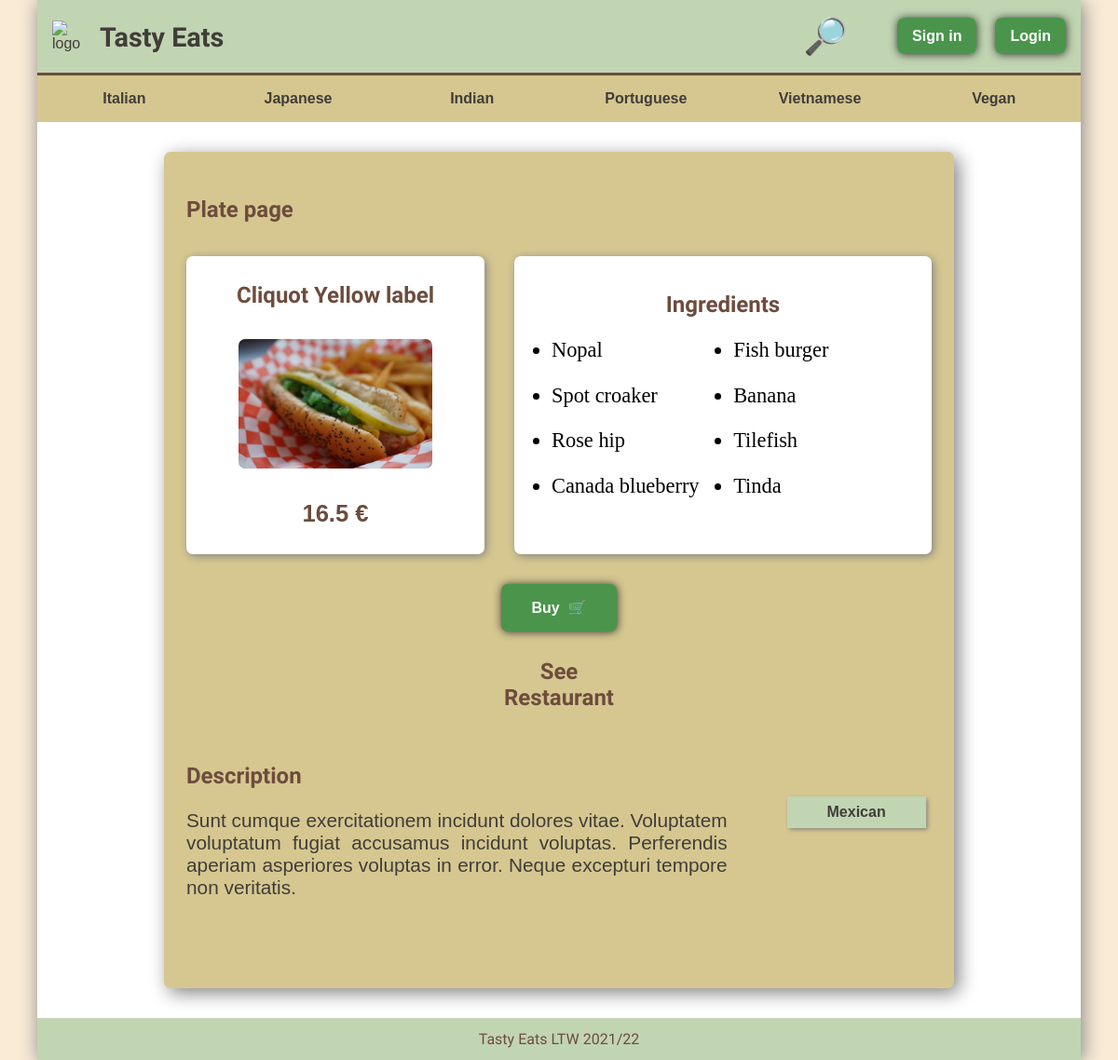
The page /pages/plate.php?id=61 on the database its author committed.
### tables this page shows
CREATE TABLE Dish (
	DishID INTEGER PRIMARY KEY,
	Name VARCHAR NOT NULL,
	Price VARCHAR NOT NULL,
	Category VARCHAR,
	Description VARCHAR DEFAULT 'Sunt cumque exercitationem incidunt dolores vitae. Voluptatem voluptatum fugiat accusamus incidunt voluptas. Perferendis aperiam asperiores voluptas in error. Neque excepturi tempore non veritatis.'
);

CREATE TABLE Ingredient(
	IngredientID INTEGER PRIMARY KEY,
	IngredientName VARCHAR NOT NULL
);

### pages/plate.php (called while the page is built, shortened)
<?php
require_once(__DIR__ . "/../templates/common.tpt.php");
require_once(__DIR__ . "/../templates/plate.tpt.php");
require_once(__DIR__ . '/../utils/session.php');
$session = new Session();
$db = getDatabaseConnection();
$dish = Dish::getDish($db, $_GET['id']);
$restaurantID = $dish->getRestaurantID($db);
$ingredients = $dish->getIngredients($db);
$isOwner = false;
$customer = $session->isLoggedIn() ? $user->hasPermission("Customer") : NULL;
output_header();
drawPlateInfo($dish, $customer, $ingredients, $restaurantID, $isOwner);
output_footer();

### database/restaurant.class.php (called while the page is built, shortened)
<?php
class Dish
{
    public int $id;
    public function __construct(int $id, string $name, string $price, string $category, string $description)
    {
        $this->id = $id;
        $this->name = $name;
        $this->price = $price;
        $this->category = $category;
        $this->description = $description;
    }
    public static function getDish(PDO $db, int $id): ?Dish
    {
        $stmt = $db->prepare('
            SELECT *
            FROM Dish
            WHERE DishID = ?
        ');
        $stmt->execute(array($id));
        if ($dish = $stmt->fetch()) {
            return new Dish(
                (int)$dish['DishID'],
                $dish['Name'],
                $dish['Price'],
                $dish['Category'],
                $dish['Description']
            );
        } else return null;
    }
    public function getIngredients(PDO $db): array
    {
        $stmt = $db->prepare('select IngredientName
         from Ingredient natural join DishIngredients
         where DishID = ?');
        $stmt->execute(array($this->id));
        $ings = $stmt->fetchAll();
        return $ings;
    }
}

### templates/plate.tpt.php (the view, shortened to what this page needs)
<?php
function plate_description(Dish $dish)
{ ?>
    <div id="plate_description">
        <h2>Description</h2>
        <p>
            <?= htmlentities($dish->description) ?>
        </p>
        <div>
            <a href="#"><?= htmlentities($dish->category) ?></a>
        </div>
    </div>
<?php } ?>
<?php function drawPlateInfo(Dish $dish, $customer, array $ingredients, int $restaurantID, bool $isOwner)
{
    $db = getDatabaseConnection(); ?>
    <article id="plate_page" class="container">
        <h2>Plate page</h2>
        <div id="plate_left">
            <h2><?= htmlentities($dish->name) ?></h2>
            <img src="../docs/food/<?= urlencode($dish->id) ?>.jpg" alt="">
            <p><?= htmlentities($dish->price) ?> €</p>
        </div>
        <div id="plate_right">
            <h2>Ingredients</h2>
            <div id="ingredients_list">
                <ul>
                    <?php for ($i = 0; $i < sizeof($ingredients); $i++) { ?>
                        <li><?= htmlentities($ingredients[$i]['IngredientName']) ?></li>
                    <?php } ?>
                </ul>
            </div>
        </div>
        <form action="../../actions/action_add_to_cart.php" method="post">
            <input type="submit" class="link_button" value="Buy  &#x1f6d2;">
        </form>
        <a href="restaurant.php?id=<?= htmlentities($restaurantID) ?>" id="plate_restaurant">
            <h2>See Restaurant</h2>
        </a>
        <?php plate_description($dish); ?>
    </article>
<?php } ?>

### templates/common.tpt.php (shortened to what this page needs)
<?php
function output_header()
{ ?>
    <!DOCTYPE html>
    <html lang="en">
    <head>
        <link rel="stylesheet" href="../css/style.css">
        <link rel="stylesheet" href="../css/responsive.css">
        <link rel="stylesheet" href="../css/cart.css">
        <link rel="stylesheet" href="../css/forms.css">
        <link rel="stylesheet" href="../css/plate.css">
        <link rel="stylesheet" href="../css/restaurant.css">
        <link rel="stylesheet" href="../css/user.css">
        <link rel="stylesheet" href="../css/perfil_infos.css">
        <link rel="stylesheet" href="../css/card_flip.css">
        <link rel="stylesheet" href="../css/deliveries.css">
        <link rel="stylesheet" href="../css/kanban_board.css">
        <link rel="stylesheet" href="../css/orders_list.css">
    </head>
    <body>
        <header>
            <a href="index.php"><img src="../docs/logo.png" width="50" height="50" alt="logo"></a>
            <h1 id="logo_name"><a href="index.php?#">Tasty Eats</a></h1>
            <span><a id="header_search" href="index.php">&#128270;</a></span>
            <?php if (!isset($_SESSION['user'])) { ?>
                <div id="header_signup">
                    <a class="link_button" href="register.php">Sign in</a>
                    <a class="link_button" href="login.php">Login</a>
                </div>
            <?php } ?>
        </header>
        <nav id="navbar">
            <ul>
                <li><a href="index.php?#italian">Italian</a></li>
                <li><a href="index.php?#japanese">Japanese</a></li>
                <li><a href="index.php?#indian">Indian</a></li>
                <li><a href="index.php?#portuguese">Portuguese</a></li>
                <li><a href="index.php?#vietnamese">Vietnamese</a></li>
                <li><a href="index.php?#vegan">Vegan</a></li>
            </ul>
        </nav>
        <main>
        <?php } ?>
        <?php function output_footer()
        { ?>
        </main>
        <footer>
            <p>Tasty Eats LTW 2021/22</p>
        </footer>
    </body>
    </html>
<?php } ?>

### css/style.css (style rules this page uses)
:root { --accent_color: #4a954b; --light_color: #c1d5b2; --bg_color: #d6c790; --light_bg_color: #faebd7; --title_color: #6d4c3d; --text_color: #403d39; --logo_font: 'Krona One', sans-serif; --header_font: 'Iceberg', cursive; --text_font: Tahoma, Verdana, sans-serif; }
* { margin: 0; padding: 0; }
html { scroll-behavior: smooth; background-color: var(--light_bg_color); }
body { width: 100%; max-width: 70em; margin: 0 auto; box-shadow: 2px 2px 20px grey; background-color: white; }
p, a { color: var(--text_color); font-family: var(--text_font); text-decoration: none; transition: 0.2s ease-out; }
h1, h2, h3, h4, h5, h6 { color: var(--title_color); font-family: var(--header_font); }
header { display: grid; background-color: var(--light_color); grid-template-columns: 0.5fr 9fr 1fr auto auto; grid-template-areas: "logo""name""search""cart""avatar"; padding: 1em; align-items: center; }
header>h1 a { margin-left: 0.3em; font-family: var(--header_font); font-size: 0.9em; }
header a.link_button { padding: 0.7em 1em; margin-left: 1em; }
header a#header_search { font-weight: bolder; font-size: 2.4em; }
#navbar { border-top: 0.2em solid var(--title_color); }
#navbar li { background-color: var(--bg_color); text-align: center; list-style-type: none; padding: 1em 0; font-weight: bold; transition: 0.2s ease-out; }
#navbar li a { color: var(--text_color); font-family: var(--text_font); }
#navbar ul { display: flex; flex-direction: row; }
#navbar li { display: block; flex: 1; }
footer { padding: 0.8em; text-align: center; background-color: var(--light_color); }
footer>p { font-family: var(--logo_font); color: var(--title_color) }
.container { padding: 2em; background-color: var(--bg_color); box-shadow: 5px 5px 20px grey; border-radius: 7px; }
.link_button { box-shadow: 0.5px 0.5px 10px #333; font-size: 0.7em; padding: 1em 2em; background-color: var(--accent_color); border-radius: 7px; font-size: 1rem; color: white; font-weight: bold; border-width: 0; transition: 0.2s ease-out; }

### css/responsive.css (style rules this page uses)
@media (min-width:55em) { #plate_page { padding-bottom: 6em; display: grid; grid-template-rows: 4em 20em 2em 3em 2em 2em 5em; grid-template-columns: 5fr 2.5fr 5fr; grid-template-areas: "title edit ." "plate ingredients ingredients" ". . ." ". buy ." ". . ." ". fav ." ". . ." ". link ." " description description description"; } }
@media (min-width:55em) { #plate_right { margin-left: 2em; } }

### css/plate.css (style rules this page uses)
#plate_page { margin: 2em auto; padding-top: 3em; padding-left: 1.5em; padding-right: 1.5em; width: 90%; max-width: 50em; }
#plate_left { box-shadow: 2px 2px 10px grey; grid-area: plate; padding: 1em; background-color: white; border-radius: 7px; display: flex; flex-direction: column; justify-content: space-between; align-items: center; }
#plate_left * { margin: 0.5em; }
#plate_left p { font-weight: bolder; font-size: 1.6em; color: var(--title_color); }
#plate_right { box-shadow: 2px 2px 10px grey; background-color: white; border-radius: 7px; grid-area: ingredients; display: flex; flex-direction: column; justify-content: center; align-items: center; padding: 2em; }
#plate_page form { grid-area: buy; margin: auto; }
#plate_page form+a { grid-area: fav; margin: auto; }
#plate_restaurant { grid-area: link; grid-column: 1/span 3; text-align: center; width: 100%; }
#plate_page img { width: 13em; max-height: 10em; border-radius: 7px; }
#ingredients_list { display: flex; font-size: 1.4em; margin: 1em auto; }
#ingredients_list ul { display: flex; flex-wrap: wrap; justify-content: center; gap: 1em; }
#ingredients_list li { flex-basis: 45%; }
#plate_restaurant { color: var(--title_color); }
#plate_description { grid-area: description; display: grid; grid-template-rows: 1fr 4fr; grid-template-columns: 7fr 2fr; grid-template-areas: "header ." "text types"; }
#plate_description p { text-align: justify; grid-area: text; padding-top: 1em; padding-right: 2em; font-size: 1.3em; }
#plate_description div { display: flex; flex-direction: column; margin-left: 1em; grid-area: types; }
#plate_description div * { padding: 0.5em; margin: 0.4em; font-weight: bold; text-align: center; color: var(--text_color); background-color: var(--light_color); box-shadow: 1.5px 1.5px 5px grey; }

### rows shown on the page
dish: Name "Cliquot Yellow label", Price "16.5", Description "Sunt cumque exercitationem incidunt dolores vitae. Voluptatem voluptatum fugiat accusamus incidunt voluptas. Perferendis aperiam asperiores voluptas in error. Neque excepturi tempore non veritatis.", Category "Mexican"
ingredient: IngredientName "Nopal"
ingredient: IngredientName "Fish burger"
ingredient: IngredientName "Spot croaker"
ingredient: IngredientName "Banana"
ingredient: IngredientName "Rose hip"
ingredient: IngredientName "Tilefish"
ingredient: IngredientName "Canada blueberry"
ingredient: IngredientName "Tinda"
